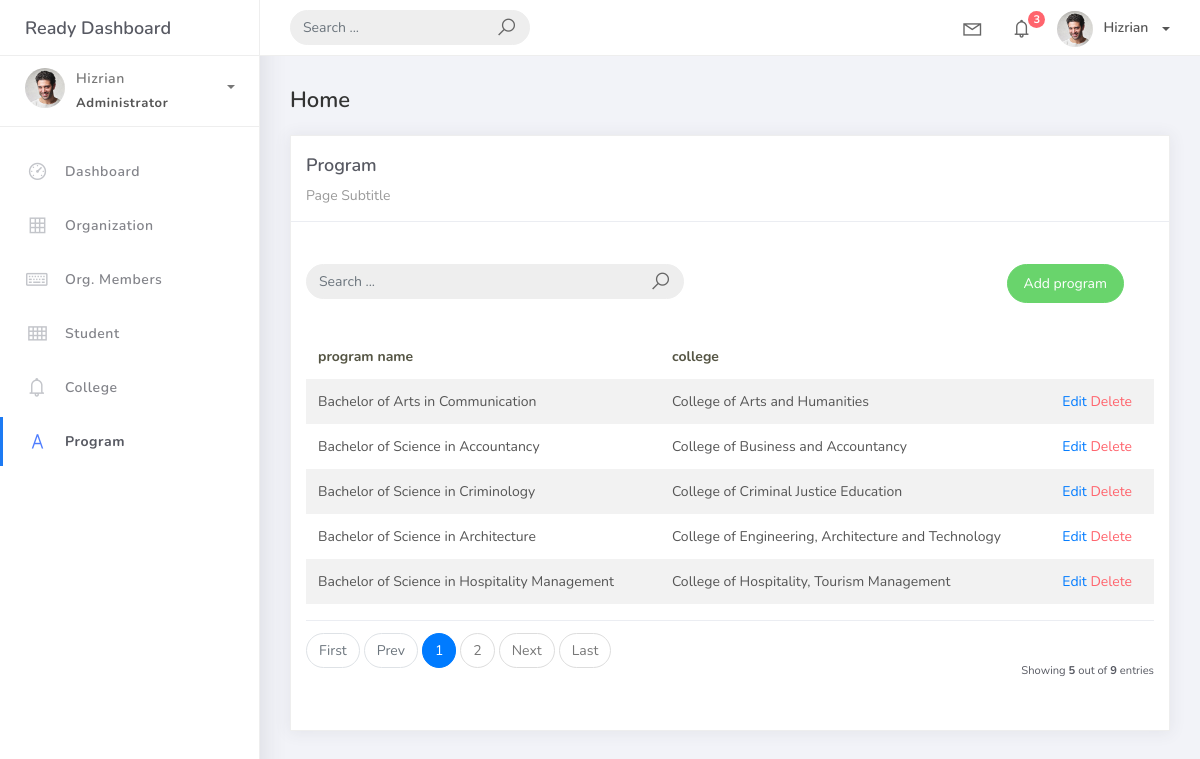
Page /program on the earlier database version.
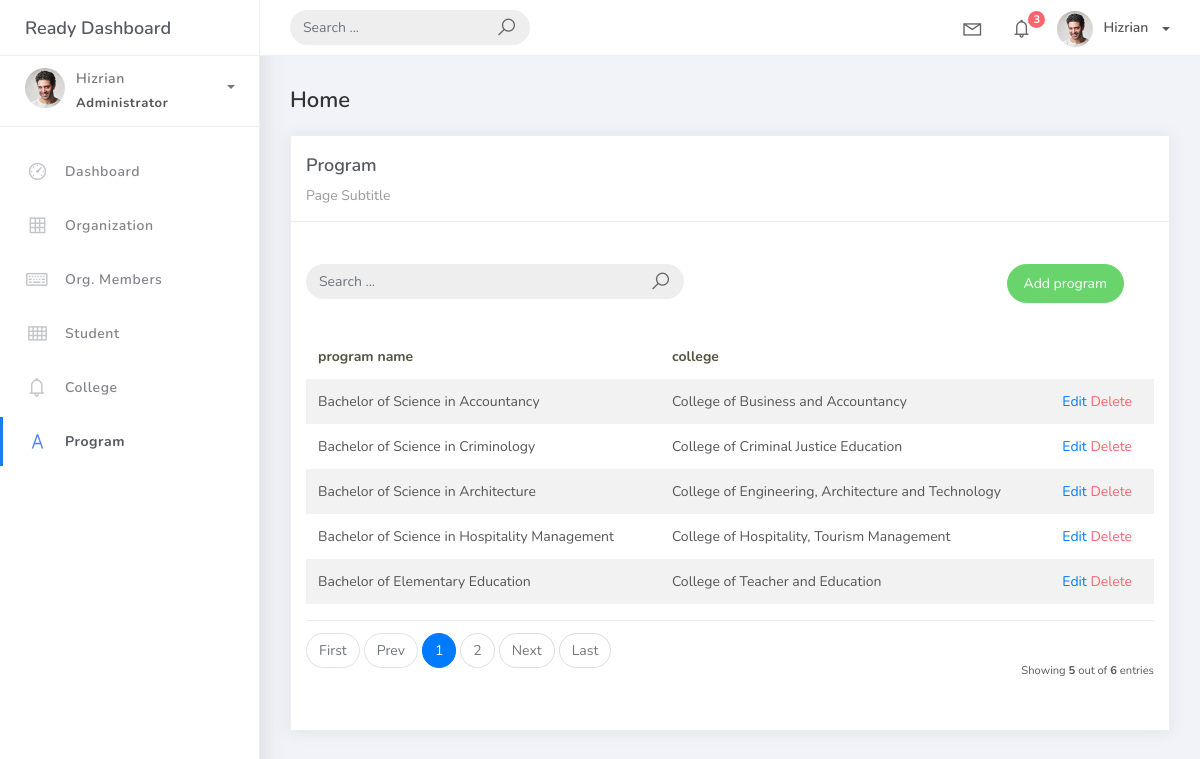
Same page on the later database version.
### studentorg/models.py (models this page shows, shortened)
class BaseModel(models.Model):
    created_at = models.DateTimeField(auto_now_add=True, db_index=True)
    updated_at = models.DateTimeField(auto_now=True)
    class Meta:
        abstract = True

class Program(BaseModel):
    prog_name = models.CharField(max_length=150)
    college = models.ForeignKey(College, on_delete=models.CASCADE)

class College(BaseModel):
    college_name = models.CharField(max_length=150)
    def __str__(self):
        return self.college_name

### studentorg/views.py (the view)
# urls.py: path('program', program.as_view(), name='program-list'),
class program(ListView):
    model = Program
    context_object_name = 'program'
    template_name = 'program.html'
    paginate_by = 5

### templates/program.html (shortened to what this page needs)
{% extends 'base.html' %}
{% load static %}
{% block content %}
<div class="content">
  <div class="container-fluid">
    <h4 class="page-title">Home</h4>
    <div class="row">
      <div class="col-md-12">
        <div class="card">
          <div class="card-header">
            <div class="card-title">Program</div>
            <div class="card-category">Page Subtitle</div>
          </div>
          <br/>
          <div class="col-md-12 row">
            <div class="col-md-6">
                <br/>
              <form class="navbar-left navbar-form nav-search mr-md-3" action="{% url 'college-list' %}">
                <div class="input-group">
                  <input type="text" placeholder="Search ..." class="form-control" name="q" />
                  <div class="input-group-append">
                    <span class="input-group-text">
                      <i class="la la-search search-icon"></i>
                    </span>
                  </div>
                </div>
              </form>
            </div>
            <div class="col-md-6">
              <div class="pull-right">
                <br/>
                <a href="{% url 'program-add' %}" class="btn btn-success btn-rounded">Add program</a>
              </div>
            </div>
          </div>
          <div class="card-body">
            <table class="table table-striped mt-3">
              <thead>
                <tr>
                  <th scope="col">program name</th>
                  <th scope="col">college</th>
                </tr>
              </thead>
              <tbody>
                {% for object in object_list %}
                <tr>
                  <td>{{ object.prog_name }}</td>
                  <td>{{ object.college }}</td>
                  <td>
                    <a href="program/{{ object.id }}">Edit</a>
                    <a href="program/{{ object.id }}/delete" class="text-danger">Delete</a>
                </td>
              </tr>
              {% empty %}
                </tr>
                {% endfor %}
              </tbody>
            </table>
            {% include 'includes/pagination.html' %}
          </div>
        </div>
      </div>
    </div>
  </div>
</div>
{% endblock %}

Differences in the rows shown:
removed Program: prog_name "Bachelor of Arts in Communication", college "College of Arts and Humanities"
now on this page (row unchanged): Program: prog_name "Bachelor of Elementary Education", college "College of Teacher and Education"
Other differences:
{{ paginator.count }}: "9" → "6"
